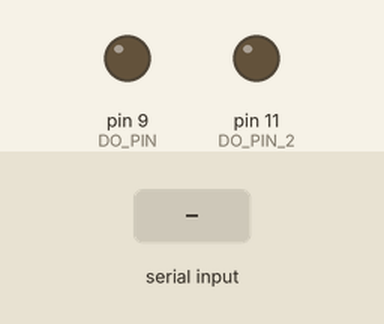
Bench run of a sketch on a simulated Arduino Uno, built with avr-gcc and run on an emulated ATmega328P. On the bench: output pins drawn as LEDs (lit = HIGH). The test bench sets the inputs (shaded band).

Above: at 1.2 s.
1.3 s: "1" received over Serial
At 1.7 s:
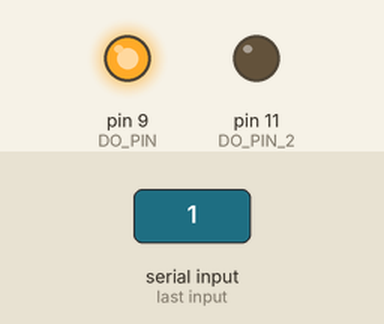
3.8 s: "2" received over Serial
At 4.6 s:
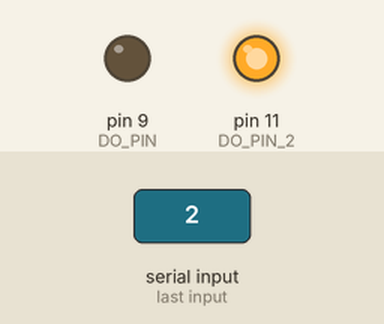
Timing chart, 0 to 6.8 s (numbered marks = the images above; inputs shaded):
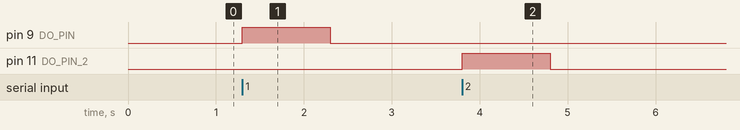

The sketch:

water_pump.ino
```cpp
#include <Arduino.h>
#define DO_PIN 9
#define DO_PIN_2 11

unsigned long pump1OffAt = 0;
unsigned long pump2OffAt = 0;
const unsigned long PULSE_MS = 1000; // each trigger keeps pump ON for 4s

void triggerPump(uint8_t pin, unsigned long &offAt)
{
	digitalWrite(pin, HIGH);
	offAt = millis() + PULSE_MS;
}

void setup()
{
	pinMode(DO_PIN, OUTPUT);
	pinMode(DO_PIN_2, OUTPUT);
	Serial.begin(9600);
	digitalWrite(DO_PIN, LOW);
	digitalWrite(DO_PIN_2, LOW);
}

void loop()
{
	// Command protocol from Python:
	// "1\n" => pulse DO_PIN for PULSE_MS
	// "2\n" => pulse DO_PIN_2 for PULSE_MS
	if (Serial.available() > 0)
	{
		char cmd = Serial.read();
		if (cmd == '1')
		{
			triggerPump(DO_PIN, pump1OffAt);
		}
		else if (cmd == '2')
		{
			triggerPump(DO_PIN_2, pump2OffAt);
		}
	}

	unsigned long now = millis();
	if (pump1OffAt != 0 && (long)(now - pump1OffAt) >= 0)
	{
		digitalWrite(DO_PIN, LOW);
		pump1OffAt = 0;
	}
	if (pump2OffAt != 0 && (long)(now - pump2OffAt) >= 0)
	{
		digitalWrite(DO_PIN_2, LOW);
		pump2OffAt = 0;
	}
}
```

Measured:
- after the input at 1.3 s, pin 9 (DO_PIN): LOW → HIGH at once, → LOW 1.0 s later
- after the input at 3.8 s, pin 11 (DO_PIN_2): LOW → HIGH at once, → LOW 1.0 s later
